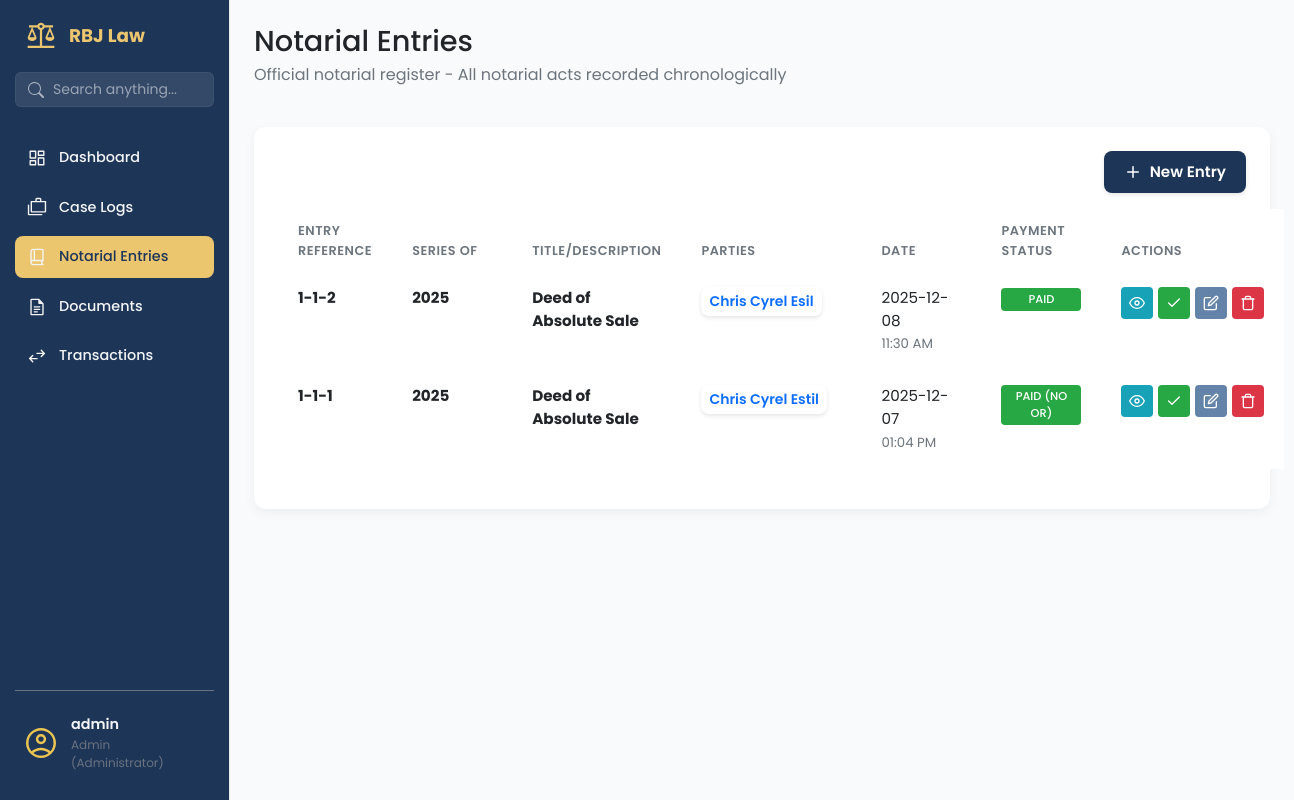
/notarial-entries/ (signed in), run on the app's committed database.
### app/models/user_model.py (models this page shows, shortened)
class User(UserMixin, db.Model):
    __tablename__ = 'users'
    id = db.Column(db.Integer, primary_key=True)
    username = db.Column(db.String(80), unique=True, nullable=False, index=True)
    email = db.Column(db.String(120), unique=True, nullable=False)
    password_hash = db.Column(db.String(128), nullable=False)
    contact_number = db.Column(db.String(20), nullable=True)
    role = db.Column(db.String(50), default='attorney', nullable=False)
    is_active = db.Column(db.Boolean, default=True, nullable=False)
    is_admin = db.Column(db.Boolean, default=False, nullable=False)
    created_at = db.Column(db.DateTime, default=datetime.utcnow)
    updated_at = db.Column(db.DateTime, default=datetime.utcnow, onupdate=datetime.utcnow)

### app/models/notarial_entry_mdl.py (models this page shows, shortened)
class NotarialEntry(db.Model):
    __tablename__ = 'notarial_entries'
    id = db.Column(db.Integer, primary_key=True)
    not_entry_num = db.Column(db.String(255), nullable=False)
    not_page_num = db.Column(db.String(255), nullable=False)
    not_book_num = db.Column(db.String(255), nullable=False)
    not_series = db.Column(db.Integer, nullable=False)
    not_title = db.Column(db.String(255), nullable=False)
    not_date = db.Column(db.DateTime, nullable=False, default=lambda: datetime.now(PHT))
    not_type_act = db.Column(db.String(255), nullable=False)
    not_fee = db.Column(Numeric(10, 2), nullable=False)
    not_fee_or = db.Column(db.String(255), nullable=True)
    not_other_place = db.Column(db.String(255), nullable=True)
    not_comp_evidence_id = db.Column(db.String(150), nullable=True)
    transaction_item_id = db.Column(db.Integer, db.ForeignKey('transaction_items.id'), nullable=True)
    transaction_status = db.Column(db.String(50), default='no_transaction')  # no_transaction, unpaid, paid
    transaction_item = db.relationship('TransactionItem',
                                     foreign_keys=[transaction_item_id],
                                     backref='notarial_entries',  # Changed from 'notary_entries'
                                     lazy=True)

class NotarialEntryParty(db.Model):
    __tablename__ = 'notarial_entry_parties'
    id = db.Column(db.Integer, primary_key=True)
    notarial_entry_id = db.Column(db.Integer, db.ForeignKey('notarial_entries.id'), nullable=False)
    party_name = db.Column(db.String(150), nullable=False)
    party_address = db.Column(db.String(150), nullable=False)
    party_id_type = db.Column(db.String(50), nullable=True) # e.g., Passport, Drivers License
    party_id_number = db.Column(db.String(50), nullable=True)
    party_id_expiry = db.Column(db.Date, nullable=True)
    notarial_entry = db.relationship('NotarialEntry', backref='parties', lazy=True)

### app/routes/notarial_entries_routes.py (the view)
@notarial_entries_bp.route('/')
@staff_or_admin_required
@login_required
def notarial_entries_page():
    entries = NotarialEntryService.get_all_entries()
    return render_template('notarial_entries.html', entries=entries, now=datetime.now(PHT))

### app/templates/notarial_entries.html (shortened to what this page needs)
{% extends 'base.html' %}
{% block content %}
<main class="dashboard-content">
    <header class="dashboard-header">
        <div>
            <h1>Notarial Entries </h1>
            <p>Official notarial register - All notarial acts recorded chronologically</p>
        </div>
    </header>
    <section class="content-section">
        <div class="panel-card">
            <div class="dashboard-actions" style="display: flex; justify-content: end; flex-shrink: 0; gap: 50px;">
                <a href="#" class="btn btn-primary" data-bs-toggle="modal" data-bs-target="#entryModal">
                    <svg class="btn-icon-left" xmlns="http://www.w3.org/2000/svg" viewBox="0 0 24 24" fill="none"
                        stroke="currentColor" stroke-width="2" stroke-linecap="round" stroke-linejoin="round">
                        <line x1="12" y1="5" x2="12" y2="19"></line>
                        <line x1="5" y1="12" x2="19" y2="12"></line>
                    </svg>
                    New Entry
                </a>
            </div>
            <div class="table-wrapper">
                <table class="table document-table">
                    <colgroup>
                        <col class="short">
                        <col class="medium">
                        <col class="medium">
                        <col class="long">
                        <col class="medium">
                        <col class="short">
                        <col class="actions">
                    </colgroup>
                    <thead>
                        <tr>
                            <th data-sort-key="entry_ref">Entry Reference</th>
                            <th data-sort-key="series">Series Of</th>
                            <th data-sort-key="title">Title/Description</th>
                            <th data-sort-key="parties">Parties</th>
                            <th>Date</th>
                            <th>Payment Status</th>
                            <th>Actions</th>
                        </tr>
                    </thead>
                    <tbody>
                        {% for entry in entries %}
                        <tr>
                            <td><strong>{{ entry.not_book_num }}-{{ entry.not_page_num }}-{{ entry.not_entry_num
                                    }}</strong></td>
                            <td><strong>{{ entry.not_series }}</strong></td>
                            <td><strong>{{ entry.not_title }}</strong></td>
                            <td>
                                <div class="clickable-list">
                                    <button type="button" class="btn btn-sm btn-outline-primary view-parties-btn">
                                        {% for party in entry.parties %}
                                        {{ party.party_name }}{% if not loop.last %}, {% endif %}
                                        {% endfor %}
                                    </button>
                                </div>
                            </td>
                            <td>
                                <div>{{ entry.not_date.strftime('%Y-%m-%d') }}</div>
                                <small class="text-muted">{{ entry.not_date.strftime('%I:%M %p') }}</small>
                            </td>
                            <td>
                                {% if entry.not_fee_or %}
                                <span class="status-tag status-tag--signed"
                                    title="OR: {{ entry.not_fee_or }}">Paid</span>
                                {% elif entry.transaction_status == 'paid' %}
                                <span class="status-tag status-tag--signed">Paid (No OR)</span>
                                {% else %}
                                <span class="status-tag status-tag--unsigned">Unpaid</span>
                                {% endif %}
                            </td>
                            <td>
                                <div class="action-buttons">
                                    <a href="{{ url_for('notarial_entries.entry_details', entry_id=entry.id) }}"
                                        class="btn-action btn-action--info" title="View Details">
                                        <svg xmlns="http://www.w3.org/2000/svg" width="16" height="16"
                                            viewBox="0 0 24 24" fill="none" stroke="currentColor" stroke-width="2"
                                            stroke-linecap="round" stroke-linejoin="round">
                                            <path d="M1 12s4-8 11-8 11 8 11 8-4 8-11 8-11-8-11-8z"></path>
                                            <circle cx="12" cy="12" r="3"></circle>
                                        </svg>
                                    </a>
                                    {% if entry.transaction_status == 'paid' %}
                                    <span class="btn-action btn-action--success" title="Paid"
                                        style="background-color: #28a745; color: white; border-color: #28a745; cursor: default;">
                                        <svg xmlns="http://www.w3.org/2000/svg" width="16" height="16"
                                            viewBox="0 0 24 24" fill="none" stroke="currentColor" stroke-width="2"
                                            stroke-linecap="round" stroke-linejoin="round">
                                            <polyline points="20 6 9 17 4 12"></polyline>
                                        </svg>
                                    </span>
                                    {% endif %}
                                    <a href="#" class="btn-action btn-action--secondary"
                                        style="background-color: rgb(99, 131, 168); color: white;" title="Edit"
                                        data-bs-toggle="modal" data-bs-target="#entryModal"
                                        onclick="loadEntryData('{{ entry.id }}')">
                                    </a>
                                    <form method="POST"
                                        action="{{ url_for('notarial_entries.delete_entry', entry_id=entry.id) }}"
                                        style="display: inline;"
                                        onsubmit="return confirm('Are you sure you want to delete this entry?');">
                                        <button type="submit" class="btn-action btn-action--danger"
                                            style="background-color: #dc3545; color: white;" title="Delete">
                                        </button>
                                    </form>
                                </div>
                            </td>
                        </tr>
                        {% endfor %}
                    </tbody>
                </table>
            </div>
        </div>
    </section>
</main>
{% endblock content %}

### app/templates/base.html (shortened to what this page needs)
<!DOCTYPE html>
<html lang="en">
<head>
    <link rel="stylesheet" href="{{ url_for('static', filename='vendor/bootstrap/css/bootstrap.min.css') }}">
    <link rel="stylesheet" href="{{ url_for('static', filename='css/main.css') }}">
    <link rel="stylesheet" href="{{ url_for('static', filename='css/sidebar.css') }}">
</head>
<body>
    <aside class="sidebar">
        <div class="sidebar-header">
            <img src="{{ url_for('static', filename='img/scales-of-justice.svg') }}" alt="logo" class="logo-img">
            <h2>RBJ Law</h2>
        </div>
        <div class="sidebar-search">
            <form action="{{ url_for('search.search_page') }}" method="GET">
                <div class="input-group">
                    <span class="input-group-text bg-transparent border-0 pe-0">
                    </span>
                    <input type="text" name="q" class="form-control" placeholder="Search anything..."
                        aria-label="Search" value="{{ request.args.get('q', '') }}">
                </div>
            </form>
        </div>
        <ul class="sidebar-links">
            <li>
                <a href="{{ url_for('dashboard.dashboard_page') }}"
                    class="{{ 'active' if 'dashboard' in request.endpoint else '' }}">
                    <span class="icon-wrapper"><img src="{{ url_for('static', filename='img/dashboard.svg') }}"
                            alt=""></span>
                    Dashboard
                </a>
            </li>
            {% if current_user.is_authenticated and (current_user.is_admin or current_user.role == 'admin') %}
            <li>
                <a href="{{ url_for('case.list_cases') }}" class="{{ 'active' if 'case' in request.endpoint else '' }}">
                    <span class="icon-wrapper"><img src="{{ url_for('static', filename='img/cases.svg') }}"
                            alt=""></span>
                    Case Logs
                </a>
            </li>
            {% endif %}
            {% if current_user.is_authenticated and current_user.role in ['admin', 'staff'] %}
            <li>
                <a href="{{ url_for('notarial_entries.notarial_entries_page') }}"
                    class="{{ 'active' if 'notarial' in request.endpoint else '' }}">
                    <span class="icon-wrapper"><img src="{{ url_for('static', filename='img/book.svg') }}"
                            alt=""></span>
                    Notarial Entries
                </a>
            </li>
            {% endif %}
            {% if current_user.is_authenticated and current_user.role in ['admin', 'staff'] %}
            <li>
                <a href="{{ url_for('documents.documents_page') }}"
                    class="{{ 'active' if 'documents' in request.endpoint else '' }}">
                    <span class="icon-wrapper"><img src="{{ url_for('static', filename='img/documents.svg') }}"
                            alt=""></span>
                    Documents
                </a>
            </li>
            {% endif %}
            {% if current_user.is_authenticated and current_user.role in ['admin', 'staff'] %}
            <li>
                <a href="{{ url_for('transaction.transactions_page') }}"
                    class="{{ 'active' if 'transaction' in request.endpoint else '' }}">
                    <span class="icon-wrapper"><img src="{{ url_for('static', filename='img/transaction.svg') }}"
                            alt=""></span>
                    Transactions
                </a>
            </li>
            {% endif %}
        </ul>
        <div class="sidebar-footer">
            <button class="avatar-btn" id="avatarBtn">
                <img src="{{ url_for('static', filename='img/avatar.svg') }}" alt="User Avatar">
                <div class="user-info">
                    <span class="user-name">
                        {{ current_user.username }}
                    </span>
                    <span class="user-role">
                        {{ current_user.role|title }}
                        {% if current_user.is_admin %} (Administrator){% endif %}
                    </span>
                </div>
            </button>
        </div>
    </aside>
    <div class="page-container">
        {% block content %}
        {% endblock %}
    </div>
</body>
</html>

### data on the page
User: username "admin", role "Admin"
NotarialEntry: not_book_num "1", not_page_num "1", not_entry_num "2", not_series "2025", not_title "Deed of Absolute Sale", not_date "2025-12-08", not_date "11:30 AM", transaction_status "paid" (drawn)
NotarialEntryParty: party_name "Chris Cyrel Esil"
NotarialEntry: not_book_num "1", not_page_num "1", not_entry_num "1", not_series "2025", not_title "Deed of Absolute Sale", not_date "2025-12-07", not_date "01:04 PM", not_fee_or "PAID (NO OR)", transaction_status "paid" (drawn)
NotarialEntryParty: party_name "Chris Cyrel Estil"
